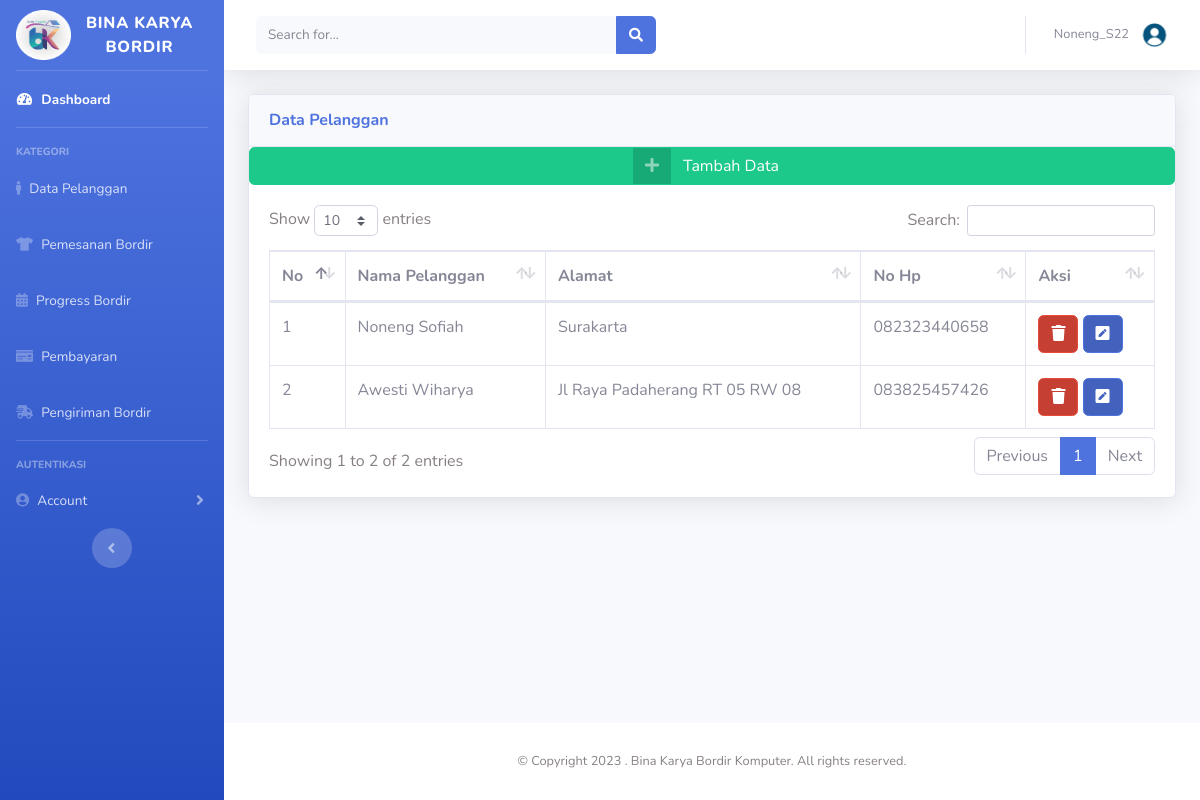
/data-pelanggan.php (signed in), run on an earlier commit of the app's database.
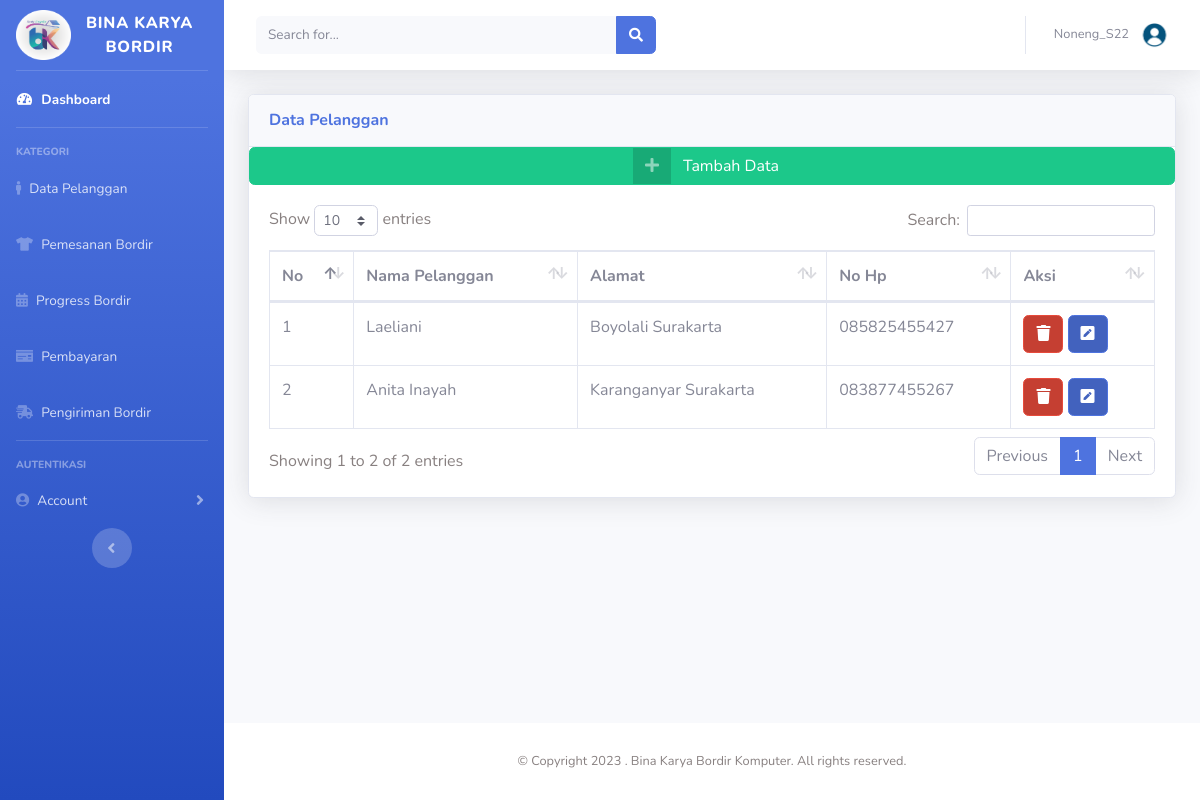
And on a later commit of the database.
### tables this page shows
CREATE TABLE `tb_pelanggan` (
  `ID_Pelanggan` int(11) NOT NULL,
  `Nama_Pelanggan` varchar(50) NOT NULL,
  `Alamat_Pelanggan` varchar(50) NOT NULL,
  `No_Hp` varchar(12) NOT NULL
);

### data-pelanggan.php (the view, shortened to what the changed rows need)
<?php
  if ($_SESSION['Username'] == ''){
    echo "<script>
      alert('Silahkan login terlebih dahulu');
      window.location='form-login.php';
    </script>";
  }else{
  ?>
<!DOCTYPE html>
<html lang="en">
  <head>
    <link href="vendor/fontawesome-free/css/all.min.css" rel="stylesheet" type="text/css" />
    <link href="css/sb-admin-2.min.css" rel="stylesheet" />
    <link href="vendor/datatables/dataTables.bootstrap4.min.css" rel="stylesheet" />
  </head>
  <body id="page-top">
    <div id="wrapper">
      <div id="content-wrapper" class="d-flex flex-column">
        <div id="content">
          <div class="container-fluid">
            <div class="card shadow mb-4">
              <div class="card-body">
                <div class="table-responsive">
                  <table class="table table-bordered" id="dataTable" width="100%" cellspacing="0">
                    <thead>
                      <tr>
                        <th>No</th>
                        <th>Nama Pelanggan</th>
                        <th>Alamat</th>
                        <th>No Hp</th>
                        <th>Aksi</th>
                      </tr>
                    </thead>
                    <tbody>
                      <?php
                      include "koneksi.php";
                      $no=1;
                      $query= mysqli_query($connect,"select * from tb_pelanggan order by ID_Pelanggan asc");
                      while($data=mysqli_fetch_array($query)){
                        ?>
                      <tr>
                        <td><?php echo $no++; ?></td>
                        <td><?php echo $data['Nama_Pelanggan']; ?></td>
                        <td><?php echo $data['Alamat_Pelanggan']; ?></td>
                        <td><?php echo $data['No_Hp']; ?></td>
                        <td>
                          <a href="hapus-data-pelanggan.php?ID_Pelanggan=<?php echo $data['ID_Pelanggan'];?>" class="btn btn-danger btn-icon-split" >
                          <span class="icon text-white-70"><i class="fas fa-trash"></i></span>
                          </a>
                          <a href="ubah-data-pelanggan.php?ID_Pelanggan=<?php echo $data['ID_Pelanggan'];?>" class="btn btn-primary btn-icon-split" >
                          <span class="icon text-white-70"><i class="fas fa-pen-square"></i>
                          </span>
                          </a>
                        </td>
                      </tr>
                      <?php
                      }
                      ?>
                    </tbody>
                  </table>
                </div>
              </div>
            </div>
          </div>
        </div>
      </div>
    </div>
  </body>
</html>
<?php } ?>

What changed in the data, as far as the page shows it:
changed tb_pelanggan: Nama_Pelanggan "Noneng Sofiah" → "Laeliani"; Alamat_Pelanggan "Surakarta" → "Boyolali Surakarta"; No_Hp "082323440658" → "085825455427"
changed tb_pelanggan: Nama_Pelanggan "Awesti Wiharya" → "Anita Inayah"; Alamat_Pelanggan "Jl Raya Padaherang RT 05 RW 08" → "Karanganyar Surakarta"; No_Hp "083825457426" → "083877455267"
